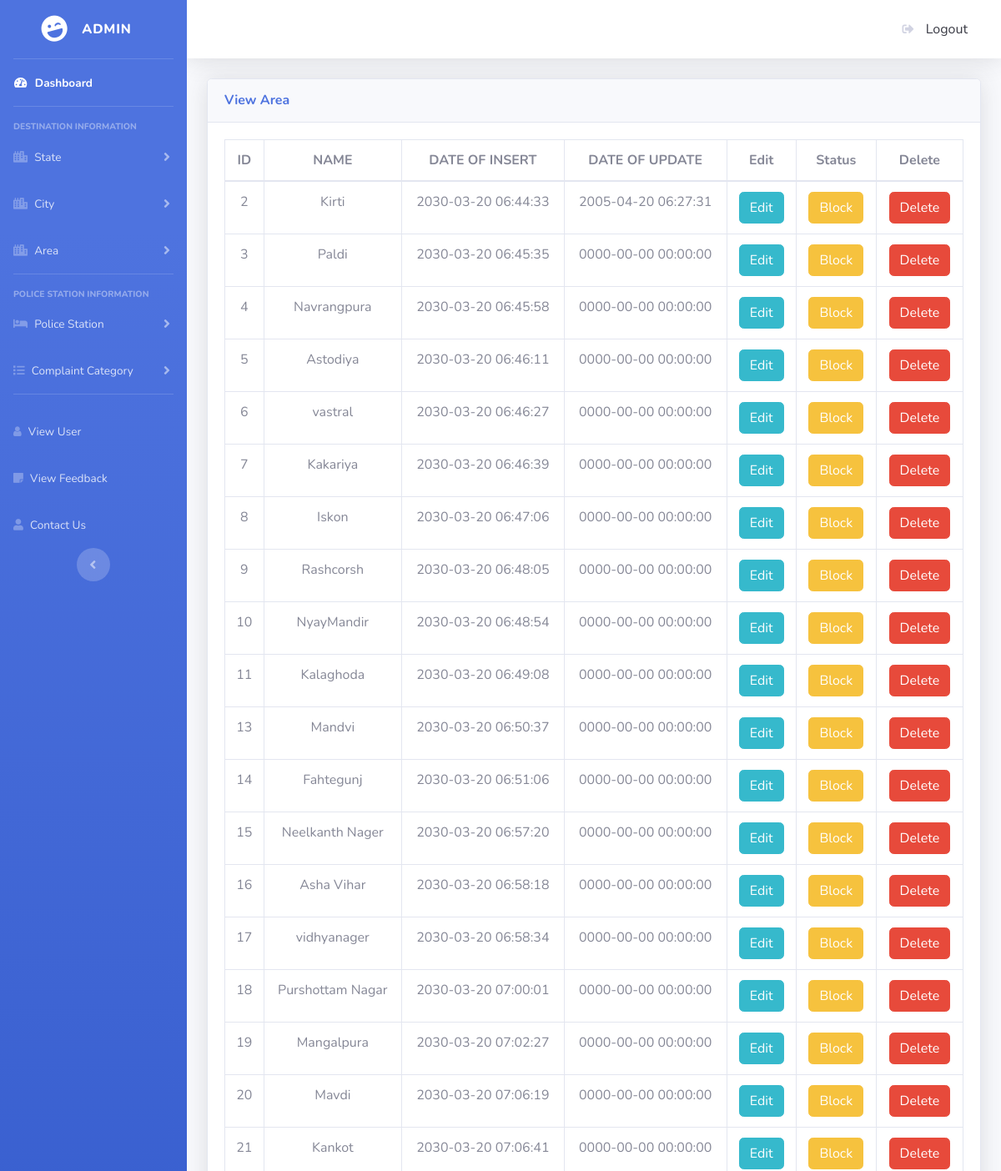
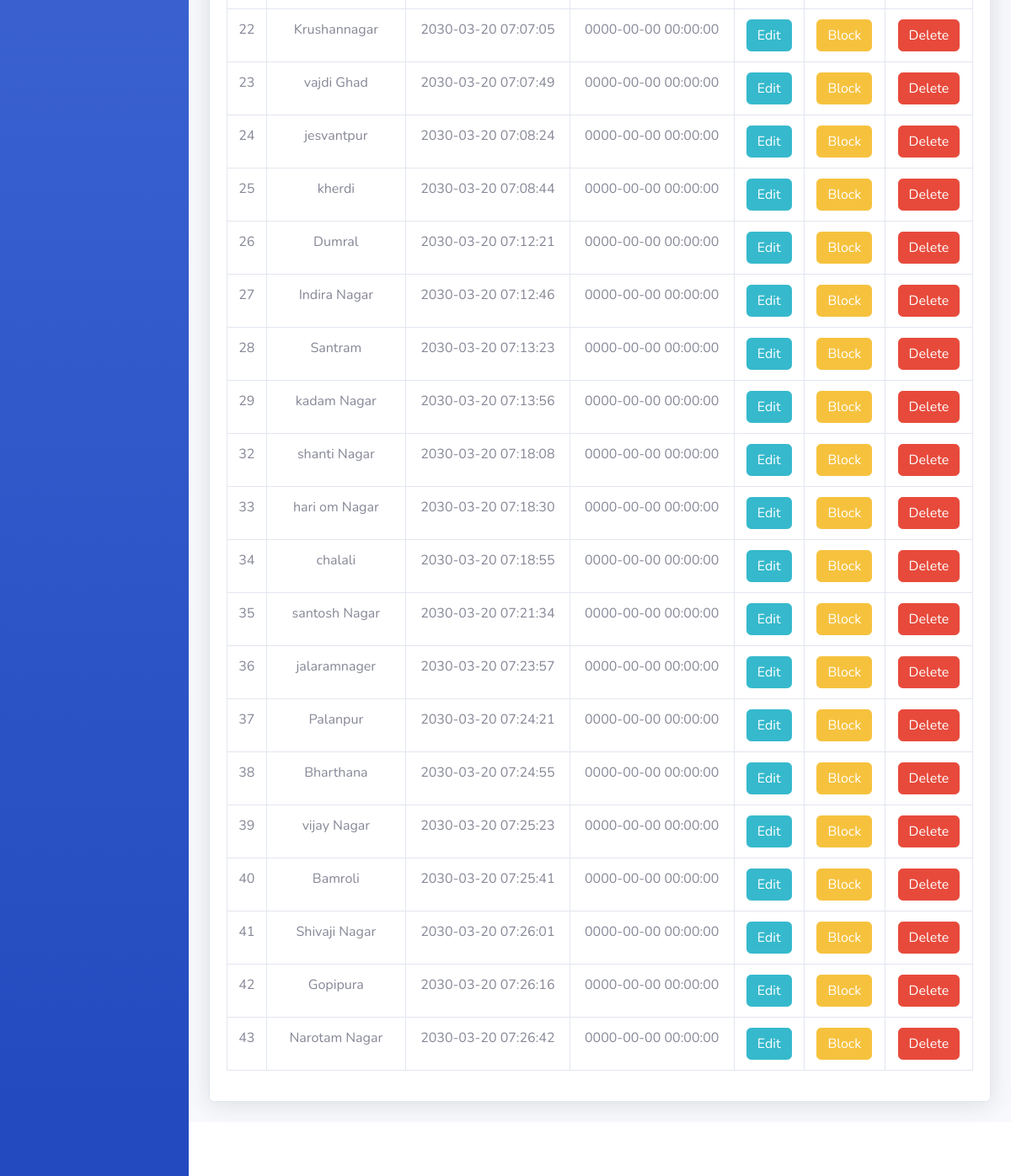
The page /admin/area_view.php (signed in) on the database its author committed (2 pictures, top to bottom).
### tables this page shows
CREATE TABLE `area_tbl` (
  `ID` int(11) NOT NULL,
  `SID` int(11) NOT NULL,
  `CID` int(11) NOT NULL,
  `AREA_NAME` varchar(100) NOT NULL,
  `ISACTIVE` int(11) NOT NULL,
  `DOI` datetime NOT NULL,
  `DOU` datetime NOT NULL
);

### admin/area_view.php (the view, shortened to what this page needs)
<?php
require '../common/connection.php';
$select="select * from area_tbl where ISACTIVE!=2";
$query=mysqli_query($conn,$select);
 ?>
<!DOCTYPE html>
<html lang="en">
<head>
  <link href="vendor/fontawesome-free/css/all.min.css" rel="stylesheet" type="text/css">
  <link rel="stylesheet" href="path/to/font-awesome/css/font-awesome.min.css">
  <link href="css/sb-admin-2.min.css" rel="stylesheet">
</head>
<body id="page-top">
  <div id="wrapper">
    <ul class="navbar-nav bg-gradient-primary sidebar sidebar-dark accordion" id="accordionSidebar">
      <a class="sidebar-brand d-flex align-items-center justify-content-center" href="index.php">
        <div class="sidebar-brand-icon rotate-n-15">
          <i class="fas fa-laugh-wink"></i>
        </div>
        <div class="sidebar-brand-text mx-3"> Admin </div>
      </a>
      <hr class="sidebar-divider my-0">
      <li class="nav-item active">
        <a class="nav-link" href="dashboard.php">
          <i class="fas fa-fw fa-tachometer-alt"></i>
          <span>Dashboard</span></a>
      </li>
      <hr class="sidebar-divider">
      <div class="sidebar-heading">
        Destination Information
      </div>
      <li class="nav-item">
        <a class="nav-link collapsed" href="#" data-toggle="collapse" data-target="#collapseTwo" aria-expanded="true" aria-controls="collapseTwo">
         <i class="fas fa-city"></i>
          <span> State</span>
        </a>
      </li>
      <li class="nav-item">
        <a class="nav-link collapsed" href="#" data-toggle="collapse" data-target="#collapseUtilities" aria-expanded="true" aria-controls="collapseUtilities">
          <i class="fas fa-city"></i>
          <span> City</span>
        </a>
      </li>
      <li class="nav-item">
        <a class="nav-link collapsed" href="#" data-toggle="collapse" data-target="#collapseUtilities3" aria-expanded="true" aria-controls="collapseUtilities">
          <i class="fas fa-city"></i>
          <span> Area</span>
        </a>
      </li>
      <hr class="sidebar-divider">
      <div class="sidebar-heading">
      Police Station information
      </div>
       <li class="nav-item">
        <a class="nav-link collapsed" href="#" data-toggle="collapse" data-target="#collapsePages2" aria-expanded="true" aria-controls="collapsePages">
          <i class="fas fa-hotel"></i>
          <span>Police Station</span>
        </a>
      </li>
      <li class="nav-item">
        <a class="nav-link collapsed" href="#" data-toggle="collapse" data-target="#collapsePages4" aria-expanded="true" aria-controls="collapsePages">
          <i class="fas fa-list"></i>
          <span>Complaint Category</span>
        </a>
      </li>
      <hr class="sidebar-divider d-none d-md-block">
      <li class="nav-item">
        <a class="nav-link" href="view_user.php">
          <i class="fa fa-user"></i>
          <span>View User</span></a>
      </li>
      <li class="nav-item">
        <a class="nav-link" href="feedback.php">
          <i class="fas fa-sticky-note"></i>
          <span>View Feedback</span></a>
      </li>
      <li class="nav-item">
        <a class="nav-link" href="contect_us.php">
          <i class="fas fa-user"></i>
          <span>Contact Us</span></a>
      </li>
      <div class="text-center d-none d-md-inline">
        <button class="rounded-circle border-0" id="sidebarToggle"></button>
      </div>
    </ul>
    <div id="content-wrapper" class="d-flex flex-column">
      <div id="content">
        <nav class="navbar navbar-expand navbar-light bg-white topbar mb-4 static-top shadow">
          <ul class="navbar-nav ml-auto">
              <a class="dropdown-item" href="logout.php">
                  <i class="fas fa-sign-out-alt fa-sm fa-fw mr-2 text-gray-400"></i>
                  Logout
                </a>
          </ul>
        </nav>
        <div class="container-fluid">
          <div class="card shadow mb-4">
            <div class="card-header py-3">
              <h6 class="m-0 font-weight-bold text-primary">View Area</h6>
            </div>
            <div class="card-body">
              <div class="table-responsive">
                <table class="table table-bordered" id="dataTable" width="100%" cellspacing="0">
                  <thead>
                    <tr class="text-center">
                      <th>ID</th>
                      <th>NAME</th>
                      <th>DATE OF INSERT</th>
                      <th>DATE OF UPDATE</th>
                      <th>Edit</th>
                      <th>Status</th>
                      <th>Delete</th>
                    </tr>
                  </thead>
                  <tbody>
                    <?php
                        if (mysqli_num_rows($query)>0) {
                        while ($row=mysqli_fetch_assoc($query)) {
                      ?>
                    <tr class="text-center">
                      <td><?php echo $row['ID']; ?></td>
                      <td><?php echo $row['AREA_NAME']; ?></td>
                      <td><?php echo $row['DOI'];?></td>
                      <td><?php echo $row['DOU'];?></td>
                      <td><a href="area_edit.php?id=<?php echo$row['ID']; ?>" class="btn btn-md btn-info">Edit</a></td>
                          <?php
                           if ($row['ISACTIVE']=='1') {
                             ?>
                              <td><a href="area_status.php?id=<?php echo$row['ID']; ?>" class="btn btn-md btn-warning">Block</a></td>
                               <?php
                                }
                                else{
                                ?>
                                 <td><a href="area_status.php?id=<?php echo$row['ID']; ?>" class="btn btn-md btn-success">Active</a></td>
                               <?php
                                   }
                                ?>
                      <td><a href="area_delete.php?id=<?php echo $row['ID']; ?>" class="btn btn-md btn-danger">Delete</a></td>
                    </tr>
                    <?php
                      }
                        }
                        else{
                          echo "Data not Found";
                        }
                     ?>
                  </tbody>
                </table>
              </div>
            </div>
          </div>
        </div>
      </div>
      <footer class="sticky-footer bg-white">
      </footer>
    </div>
  </div>
</body>
</html>

### rows shown on the page
area_tbl: ID "2", AREA_NAME "Kirti", DOI "2030-03-20 06:44:33", DOU "2005-04-20 06:27:31"
area_tbl: ID "3", AREA_NAME "Paldi", DOI "2030-03-20 06:45:35", DOU "0000-00-00 00:00:00"
area_tbl: ID "4", AREA_NAME "Navrangpura", DOI "2030-03-20 06:45:58", DOU "0000-00-00 00:00:00"
area_tbl: ID "5", AREA_NAME "Astodiya", DOI "2030-03-20 06:46:11", DOU "0000-00-00 00:00:00"
area_tbl: ID "6", AREA_NAME "vastral", DOI "2030-03-20 06:46:27", DOU "0000-00-00 00:00:00"
area_tbl: ID "7", AREA_NAME "Kakariya", DOI "2030-03-20 06:46:39", DOU "0000-00-00 00:00:00"
area_tbl: ID "8", AREA_NAME "Iskon", DOI "2030-03-20 06:47:06", DOU "0000-00-00 00:00:00"
area_tbl: ID "9", AREA_NAME "Rashcorsh", DOI "2030-03-20 06:48:05", DOU "0000-00-00 00:00:00"
area_tbl: ID "10", AREA_NAME "NyayMandir", DOI "2030-03-20 06:48:54", DOU "0000-00-00 00:00:00"
area_tbl: ID "11", AREA_NAME "Kalaghoda", DOI "2030-03-20 06:49:08", DOU "0000-00-00 00:00:00"
area_tbl: ID "13", AREA_NAME "Mandvi", DOI "2030-03-20 06:50:37", DOU "0000-00-00 00:00:00"
area_tbl: ID "14", AREA_NAME "Fahtegunj", DOI "2030-03-20 06:51:06", DOU "0000-00-00 00:00:00"
area_tbl: ID "15", AREA_NAME "Neelkanth Nager", DOI "2030-03-20 06:57:20", DOU "0000-00-00 00:00:00"
area_tbl: ID "16", AREA_NAME "Asha Vihar", DOI "2030-03-20 06:58:18", DOU "0000-00-00 00:00:00"
area_tbl: ID "17", AREA_NAME "vidhyanager", DOI "2030-03-20 06:58:34", DOU "0000-00-00 00:00:00"
area_tbl: ID "18", AREA_NAME "Purshottam Nagar", DOI "2030-03-20 07:00:01", DOU "0000-00-00 00:00:00"
area_tbl: ID "19", AREA_NAME "Mangalpura", DOI "2030-03-20 07:02:27", DOU "0000-00-00 00:00:00"
area_tbl: ID "20", AREA_NAME "Mavdi", DOI "2030-03-20 07:06:19", DOU "0000-00-00 00:00:00"
area_tbl: ID "21", AREA_NAME "Kankot", DOI "2030-03-20 07:06:41", DOU "0000-00-00 00:00:00"
area_tbl: ID "22", AREA_NAME "Krushannagar", DOI "2030-03-20 07:07:05", DOU "0000-00-00 00:00:00"
area_tbl: ID "23", AREA_NAME "vajdi Ghad", DOI "2030-03-20 07:07:49", DOU "0000-00-00 00:00:00"
area_tbl: ID "24", AREA_NAME "jesvantpur", DOI "2030-03-20 07:08:24", DOU "0000-00-00 00:00:00"
area_tbl: ID "25", AREA_NAME "kherdi", DOI "2030-03-20 07:08:44", DOU "0000-00-00 00:00:00"
area_tbl: ID "26", AREA_NAME "Dumral", DOI "2030-03-20 07:12:21", DOU "0000-00-00 00:00:00"
area_tbl: ID "27", AREA_NAME "Indira Nagar", DOI "2030-03-20 07:12:46", DOU "0000-00-00 00:00:00"
area_tbl: ID "28", AREA_NAME "Santram", DOI "2030-03-20 07:13:23", DOU "0000-00-00 00:00:00"
area_tbl: ID "29", AREA_NAME "kadam Nagar", DOI "2030-03-20 07:13:56", DOU "0000-00-00 00:00:00"
area_tbl: ID "32", AREA_NAME "shanti Nagar", DOI "2030-03-20 07:18:08", DOU "0000-00-00 00:00:00"
area_tbl: ID "33", AREA_NAME "hari om Nagar", DOI "2030-03-20 07:18:30", DOU "0000-00-00 00:00:00"
area_tbl: ID "34", AREA_NAME "chalali", DOI "2030-03-20 07:18:55", DOU "0000-00-00 00:00:00"
area_tbl: ID "35", AREA_NAME "santosh Nagar", DOI "2030-03-20 07:21:34", DOU "0000-00-00 00:00:00"
area_tbl: ID "36", AREA_NAME "jalaramnager", DOI "2030-03-20 07:23:57", DOU "0000-00-00 00:00:00"
area_tbl: ID "37", AREA_NAME "Palanpur", DOI "2030-03-20 07:24:21", DOU "0000-00-00 00:00:00"
area_tbl: ID "38", AREA_NAME "Bharthana", DOI "2030-03-20 07:24:55", DOU "0000-00-00 00:00:00"
area_tbl: ID "39", AREA_NAME "vijay Nagar", DOI "2030-03-20 07:25:23", DOU "0000-00-00 00:00:00"
area_tbl: ID "40", AREA_NAME "Bamroli", DOI "2030-03-20 07:25:41", DOU "0000-00-00 00:00:00"
area_tbl: ID "41", AREA_NAME "Shivaji Nagar", DOI "2030-03-20 07:26:01", DOU "0000-00-00 00:00:00"
area_tbl: ID "42", AREA_NAME "Gopipura", DOI "2030-03-20 07:26:16", DOU "0000-00-00 00:00:00"
area_tbl: ID "43", AREA_NAME "Narotam Nagar", DOI "2030-03-20 07:26:42", DOU "0000-00-00 00:00:00"
